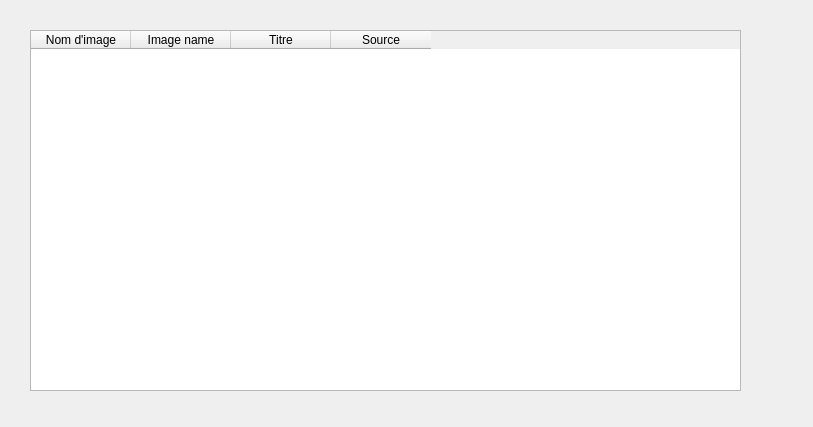
<?xml version="1.0" encoding="UTF-8"?>
<ui version="4.0">
 <class>tableau</class>
 <widget class="QDialog" name="tableau">
  <property name="geometry">
   <rect>
    <x>0</x>
    <y>0</y>
    <width>813</width>
    <height>427</height>
   </rect>
  </property>
  <property name="windowTitle">
   <string>Dialog</string>
  </property>
  <widget class="QTableWidget" name="Descripteurs">
   <property name="geometry">
    <rect>
     <x>30</x>
     <y>30</y>
     <width>711</width>
     <height>361</height>
    </rect>
   </property>
   <column>
    <property name="text">
     <string>Nom d'image</string>
    </property>
   </column>
   <column>
    <property name="text">
     <string>Image name</string>
    </property>
   </column>
   <column>
    <property name="text">
     <string>Titre</string>
    </property>
   </column>
   <column>
    <property name="text">
     <string>Source</string>
    </property>
   </column>
  </widget>
 </widget>
 <resources/>
 <connections/>
</ui>
